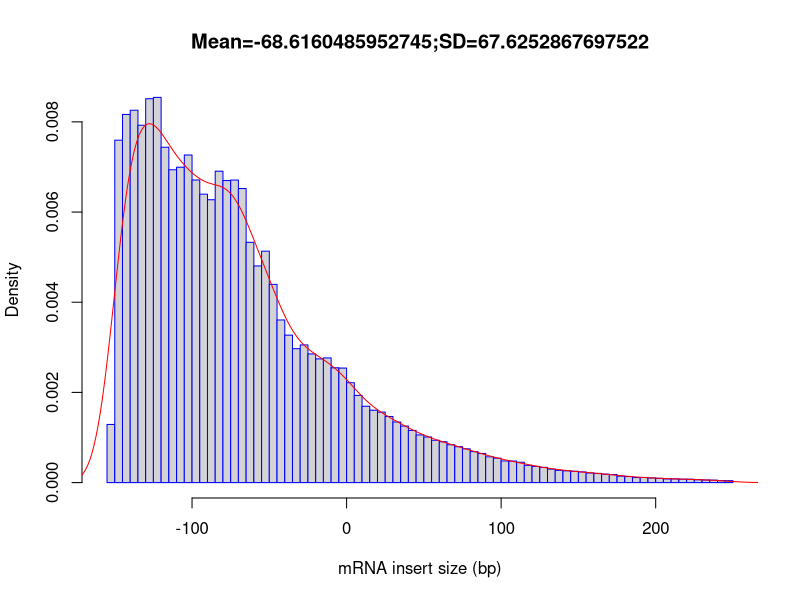

This chart was generated by the following R code:
out_file = 'Ev_3_inner_distance'
pdf('Ev_3_inner_distance.inner_distance_plot.pdf')
fragsize=rep(c(-247.5,-242.5,-237.5,-232.5,-227.5,-222.5,-217.5,-212.5,-207.5,-202.5,-197.5,-192.5,-187.5,-182.5,-177.5,-172.5,-167.5,-162.5,-157.5,-152.5,-147.5,-142.5,-137.5,-132.5,-127.5,-122.5,-117.5,-112.5,-107.5,-102.5,-97.5,-92.5,-87.5,-82.5,-77.5,-72.5,-67.5,-62.5,-57.5,-52.5,-47.5,-42.5,-37.5,-32.5,-27.5,-22.5,-17.5,-12.5,-7.5,-2.5,2.5,7.5,12.5,17.5,22.5,27.5,32.5,37.5,42.5,47.5,52.5,57.5,62.5,67.5,72.5,77.5,82.5,87.5,92.5,97.5,102.5,107.5,112.5,117.5,122.5,127.5,132.5,137.5,142.5,147.5,152.5,157.5,162.5,167.5,172.5,177.5,182.5,187.5,192.5,197.5,202.5,207.5,212.5,217.5,222.5,227.5,232.5,237.5,242.5,247.5),times=c(0,0,0,0,0,0,0,0,0,0,0,0,0,0,0,0,0,0,0,6428,37861,40705,41173,39513,42444,42590,37082,34590,34871,36224,33460,31892,31276,34431,33398,33454,32515,26567,23958,25588,21917,17982,16306,14807,15225,14225,13682,13783,12695,12662,11044,9640,8438,8003,7791,7309,6703,6253,5768,5268,5040,4683,4519,4182,3972,3733,3424,3222,2848,2701,2393,2385,2251,1905,1793,1683,1492,1356,1299,1257,1182,1067,1018,935,893,714,670,561,565,517,470,405,414,379,375,315,287,275,222,211))
frag_sd = sd(fragsize)
frag_mean = mean(fragsize)
frag_median = median(fragsize)
write(x=c("Name","Mean","Median","sd"), sep="	", file=stdout(),ncolumns=4)
write(c(out_file,frag_mean,frag_median,frag_sd),sep="	", file=stdout(),ncolumns=4)
hist(fragsize,probability=T,breaks=100,xlab="mRNA insert size (bp)",main=paste(c("Mean=",frag_mean,";","SD=",frag_sd),collapse=""),border="blue")
lines(density(fragsize,bw=10),col='red')
dev.off()
